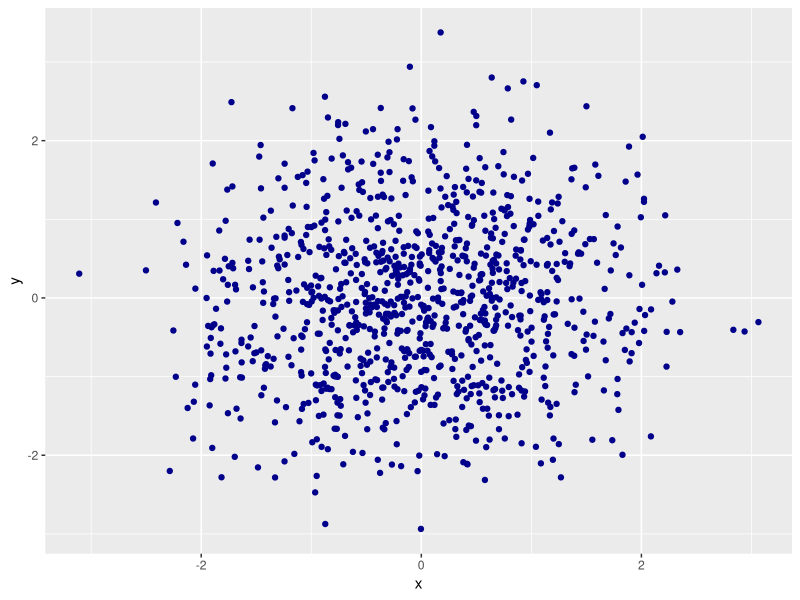

The R source for this figure:
## ---- chunk 1

##load library to apply functions

library(tidyverse)

##construct the data frame

p1data = tibble(
  vec_numeric = runif(10,min=0,max=5),
  vec_char = c("a", "b", "c", "d","e","f","g","h","i","j"),
  vec_factor = factor(c("male", "male", "female", "female","male", "male", "female", "female","male", "male")),
  vec_logical = as.logical(vec_numeric>2)
)

##examine classes

class(p1data$vec_logical)
## ---- chunk 2

##convert logical, charater and factor vectors to numberical vectors

Log_to_num = as.numeric(p1data$vec_logical)
Char_to_num = as.numeric(p1data$vec_char)
Fac_to_num = as.numeric(p1data$vec_factor)

##examine classes

class(Log_to_num)
class(Char_to_num)
class(Fac_to_num)
## ---- chunk 3

##convert character variable to factor 

Char_to_fac = factor(p1data$vec_char)

##exaime classes

class(Char_to_fac)
## ---- chunk 4

##convert factor variable to character

Fac_to_char = as.character(p1data$vec_factor)

##exaime classes

class(Fac_to_char)

## ---- chunk 5

p2data = tibble(
  x = rnorm(1000,mean=0),
  y = rnorm(1000,mean=0),
  vec_logical = as.logical(x + y >0),
  
  ##not sure about coersing
  
  Log_to_num_coer = as.numeric (vec_logical),
  Log_to_fac_coer = as.factor(vec_logical)
)

##examine classes

class(p2data$Log_to_num_coer)

## ---- chunk 6
library(ggplot2)

ggplot(p2data,
       aes(y = y, x = x)) + geom_point(color='darkblue')


